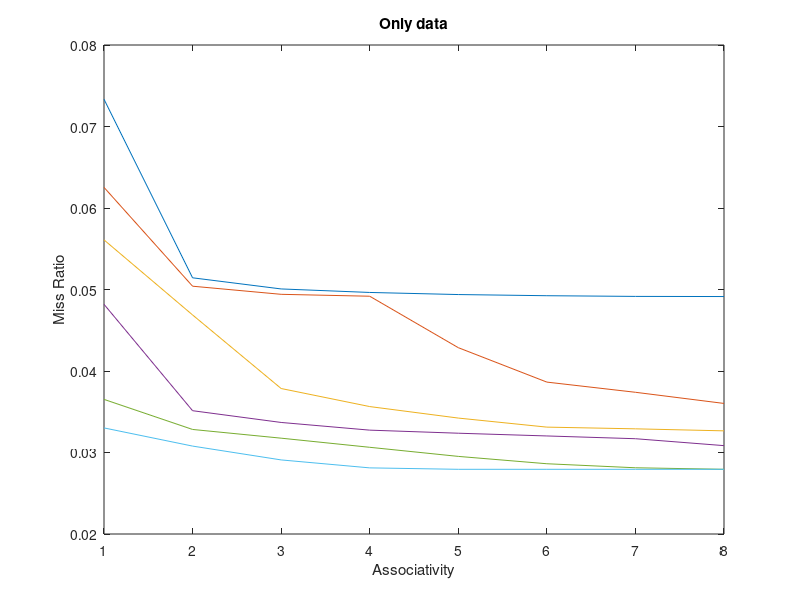
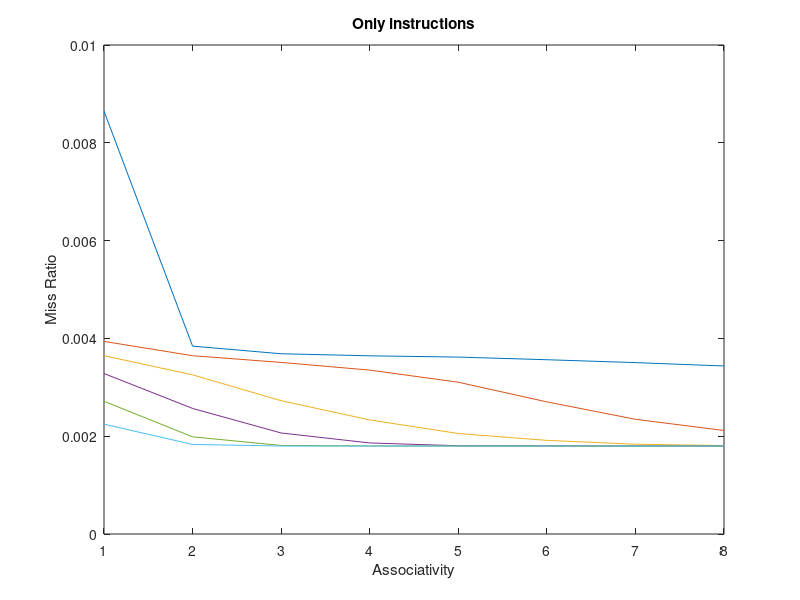
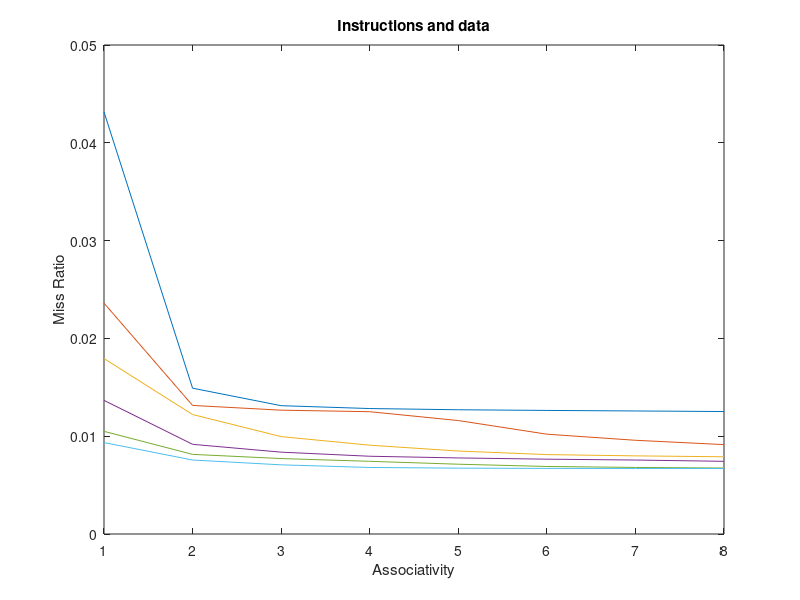

Source code (MATLAB) for these figures, in order:
clear
format longg
data = dlmread('lab1/output_data.txt', '	').';
inst = dlmread('lab1/output_inst.txt', '	').';
unified = dlmread('lab1/output_unified.txt', '	').';

figure
plot(data)
title('Only data')
xlabel('Associativity')
ylabel('Miss Ratio')
figure
plot(inst)
title('Only instructions')
xlabel('Associativity')
ylabel('Miss Ratio')
figure
plot(unified)
title('Instructions and data')
xlabel('Associativity')
ylabel('Miss Ratio')